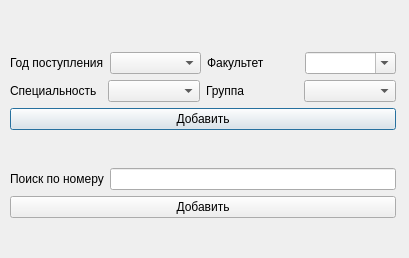
<?xml version="1.0" encoding="UTF-8"?>
<ui version="4.0">
 <class>AddGroupWindow</class>
 <widget class="QDialog" name="AddGroupWindow">
  <property name="geometry">
   <rect>
    <x>0</x>
    <y>0</y>
    <width>409</width>
    <height>258</height>
   </rect>
  </property>
  <property name="windowTitle">
   <string>Dialog</string>
  </property>
  <widget class="QWidget" name="layoutWidget">
   <property name="geometry">
    <rect>
     <x>10</x>
     <y>20</y>
     <width>386</width>
     <height>231</height>
    </rect>
   </property>
   <layout class="QVBoxLayout" name="verticalLayout_4">
    <item>
     <layout class="QVBoxLayout" name="verticalLayout_3">
      <item>
       <layout class="QVBoxLayout" name="verticalLayout">
        <item>
         <layout class="QHBoxLayout" name="horizontalLayout">
          <item>
           <widget class="QLabel" name="label">
            <property name="text">
             <string>Год поступления</string>
            </property>
           </widget>
          </item>
          <item>
           <widget class="QComboBox" name="boxYear"/>
          </item>
          <item>
           <widget class="QLabel" name="label_2">
            <property name="text">
             <string>Факультет</string>
            </property>
           </widget>
          </item>
          <item>
           <widget class="QComboBox" name="boxFaculty">
            <property name="editable">
             <bool>true</bool>
            </property>
            <property name="currentIndex">
             <number>-1</number>
            </property>
           </widget>
          </item>
         </layout>
        </item>
        <item>
         <layout class="QHBoxLayout" name="horizontalLayout_2">
          <item>
           <widget class="QLabel" name="label_3">
            <property name="text">
             <string>Специальность</string>
            </property>
           </widget>
          </item>
          <item>
           <widget class="QComboBox" name="boxSpeciality"/>
          </item>
          <item>
           <widget class="QLabel" name="label_4">
            <property name="text">
             <string>Группа</string>
            </property>
           </widget>
          </item>
          <item>
           <widget class="QComboBox" name="boxGroup"/>
          </item>
         </layout>
        </item>
       </layout>
      </item>
      <item>
       <widget class="QPushButton" name="buttonSearch_2">
        <property name="text">
         <string>Добавить</string>
        </property>
       </widget>
      </item>
     </layout>
    </item>
    <item>
     <layout class="QVBoxLayout" name="verticalLayout_2">
      <item>
       <layout class="QHBoxLayout" name="horizontalLayout_3">
        <item>
         <widget class="QLabel" name="label_5">
          <property name="text">
           <string>Поиск по номеру</string>
          </property>
         </widget>
        </item>
        <item>
         <widget class="QLineEdit" name="searchGroupText"/>
        </item>
       </layout>
      </item>
      <item>
       <widget class="QPushButton" name="buttonSearch">
        <property name="text">
         <string>Добавить</string>
        </property>
       </widget>
      </item>
     </layout>
    </item>
   </layout>
  </widget>
 </widget>
 <resources/>
 <connections/>
</ui>
